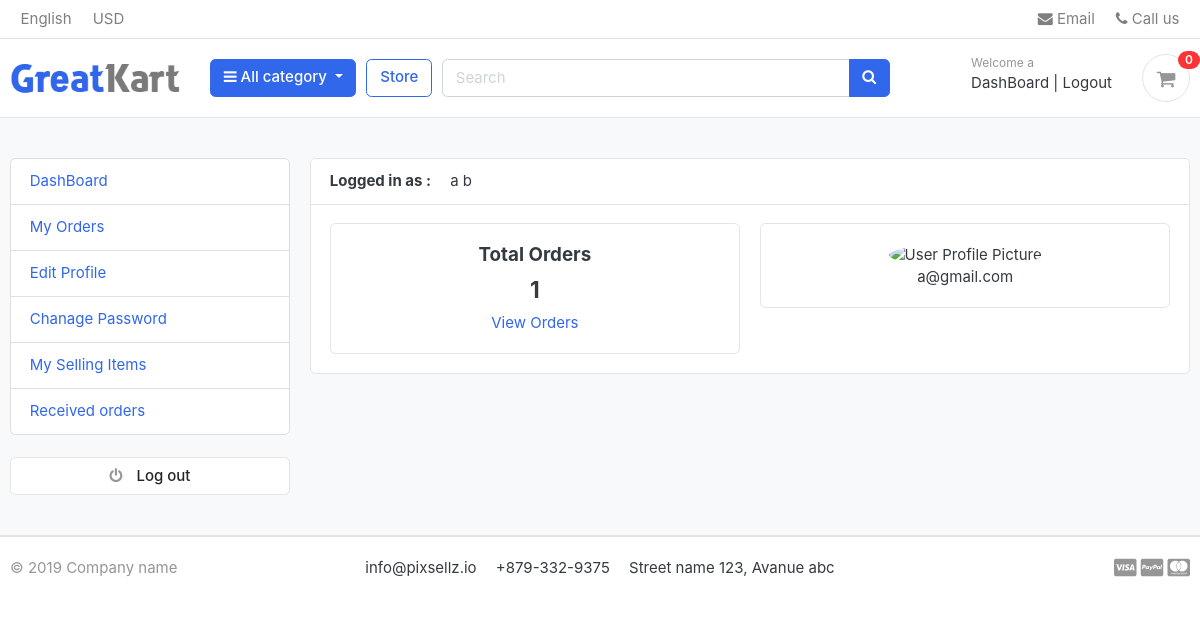
The page /accounts/dashboard/ (signed in) on the database as committed earlier.
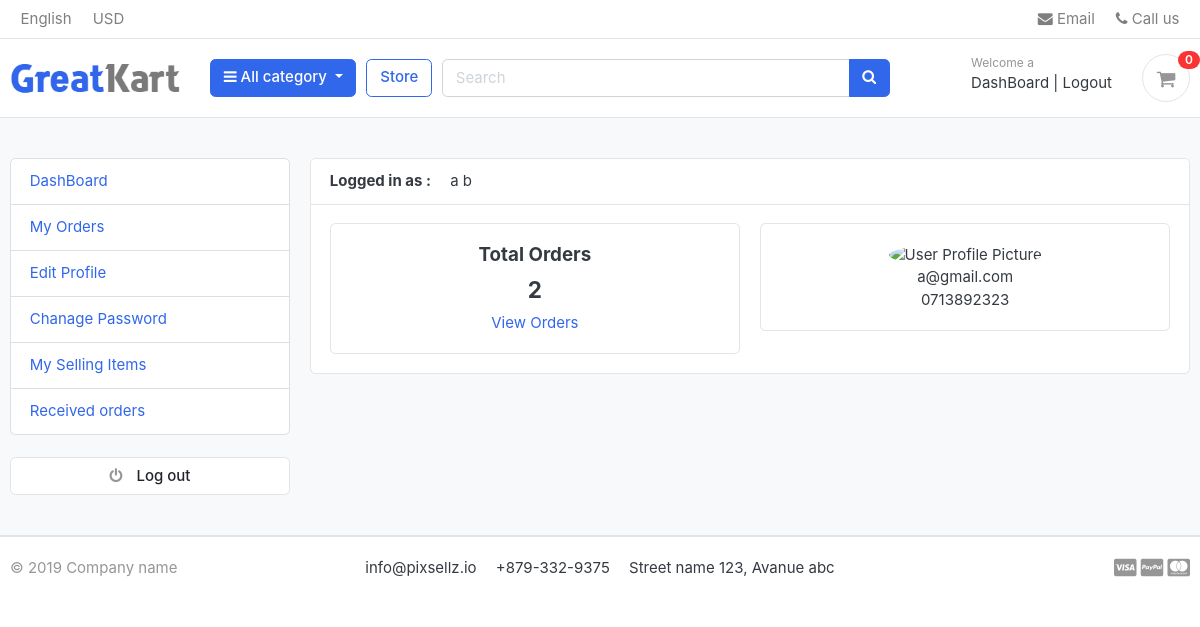
The same page on the database as committed later.
### accounts/models.py (models this page shows, shortened)
class Account(AbstractBaseUser):
    first_name   = models.CharField(max_length=50)
    last_name    = models.CharField(max_length=50)
    username     = models.CharField(max_length=50 ,unique=True)
    email        = models.EmailField(max_length=100 , unique=True)
    phone_number = models.CharField(max_length=50)
    date_joined     =models.DateTimeField(auto_now_add=True)
    last_login      =models.DateTimeField(auto_now_add=True)
    is_admin        =models.BooleanField(default=False)
    is_staff        =models.BooleanField(default=False)
    is_active       =models.BooleanField(default=False)
    is_superadmin   =models.BooleanField(default=False)
    USERNAME_FIELD = 'email'
    REQUIRED_FIELDS = ['username','first_name' , 'last_name']
    objects =MyAccountManager()
    def full_name(self):
        return f'{self.first_name} {self.last_name}'

### accounts/views.py (the view)
# urls.py: path('dashboard/',views.dashboard  , name='dashboard'),
@login_required(login_url='login')
def dashboard(request):
    orders = Order.objects.order_by('-created_at').filter(user_id = request.user.id ,is_ordered = True)
    orders_count = orders.count()
    context = {
        'orders_count' : orders_count,
    }
    return render(request ,'accounts/dashboard.html' ,context)

### carts/context_processors.py (called while the page is built)
def counter(request):
    cart_counter = 0
    if 'admin' in request.path:
        return {}
    else:
        try:
            cart = Cart.objects.filter(cart_id = _cart_id(request))
            if request.user.is_authenticated:
                cart_items =CartItem.objects.all().filter(user = request.user)
            else:
                cart_items = CartItem.objects.all().filter(cart = cart[:1])
            for cart_item in cart_items:
                cart_counter += cart_item.quantity
        except Cart.DoesNotExist:
            cart_counter =0
    return dict(cart_counter = cart_counter)

### carts/views.py (called while the page is built)
def _cart_id(request):
    cart = request.session.session_key
    if not cart:
        cart = request.session.create()
    return cart

### category/context_processors.py (called while the page is built)
def menu_links(request):
    links = Category.objects.all()
    return dict(links = links)

### category/models.py (called while the page is built)
    def get_url(self):
        return reverse('product_by_category' ,args=[self.slug])

### templates/accounts/dashboard.html (shortened to what this page needs)
{% extends 'base.html' %}
{% block content %}
<section class="section-conten padding-y bg">
    <div class="container">
        <div class="row">
       {% include 'root/dashboard_sidebar.html' %}
        <main class="col-md-9">
            <article class="card">
            <header class="card-header">
                <strong class="d-inline-block mr-3">Logged in as :</strong>
                <span>{{user.full_name }}</span>
            </header>
            <div class="card-body">
                <div class="row">
                        <div class="col-md-6">
                            <div class="card" style="text-align:center;">
                                <div class="card-body">
                                        <h5>Total Orders</h5>
                                        <h4>{{orders_count}}</h4>
                                        <a href="">View Orders</a>
                                </div>
                            </div>
                        </div>
                        <div class="col-md-6">
                            <div class="card" style="text-align:center;">
                                <div class="card-body">
                                    <img src="https://www.w3schools.com/howto/img_avatar.png" alt="User Profile Picture" width="50" height="50" style="border-radius:50%;">
                                    <p class="mb-0">{{ user.email }} </p>
                                    <p class="mb-0">{{ user.phone_number }} </p>
                                </div>
                            </div>
                        </div>
            </div>
            </article>
        </main>
    </div>
    </div>
    </section>
{% endblock %}%

### templates/root/header.html (shortened to what this page needs)
{% load static %}
<header class="section-header">
    <nav class="navbar p-md-0 navbar-expand-sm navbar-light border-bottom">
    <div class="container">
      <div class="collapse navbar-collapse" id="navbarTop4">
        <ul class="navbar-nav mr-auto">
            <li class="nav-item dropdown">
                 <a href="#" class="nav-link">   English </a>
            </li>
            <li class="nav-item dropdown">
                <a href="#" class="nav-link"> USD </a>
            </li>
        </ul>
        <ul class="navbar-nav">
            <li><a href="#" class="nav-link"> <i class="fa fa-envelope"></i> Email </a></li>
            <li><a href="#" class="nav-link"> <i class="fa fa-phone"></i> Call us </a></li>
        </ul>
      </div>
    </div>
    </nav>
    <section class="header-main border-bottom">
        <div class="container">
    <div class="row align-items-center">
        <div class="col-lg-2 col-md-3 col-6">
            <a href="{% url 'home' %}" class="brand-wrap">
                <img class="logo" src={%static "./images/logo.png"%}>
            </a>
        </div>
        <div class="col-lg col-sm col-md col-6 flex-grow-0">
            <div class="category-wrap dropdown d-inline-block float-right">
                <button type="button" class="btn btn-primary dropdown-toggle" data-toggle="dropdown">
                    <i class="fa fa-bars"></i> All category
                </button>
            </div>
        </div>
        <a href="{% url 'store' %}" class="btn btn-outline-primary">Store</a>
        <div class="col-lg  col-md-6 col-sm-12 col">
            <form action="{% url 'search' %}" class="search" method='GET'>
                <div class="input-group w-100">
                    <input type="text" class="form-control" style="width:60%;" placeholder="Search" name= "keyword" >
                    <div class="input-group-append">
                      <button class="btn btn-primary" type="submit">
                        <i class="fa fa-search"></i>
                      </button>
                    </div>
                </div>
            </form>
        </div>
        <div class="col-lg-3 col-sm-6 col-8 order-2 order-lg-3">
                    <div class="d-flex justify-content-end mb-3 mb-lg-0">
                        {% if user.id  is  None %}
                        <div class="widget-header">
                            <small class="title text-muted">Welcome guest!</small>
                            <div>
                                <a href="{% url 'login' %}">Sign in</a> <span class="dark-transp"> | </span>
                                <a href="{% url 'register' %}"> Register</a>
                            </div>
                        </div>
                        {% else %}
                        <div class="widget-header">
                            <small class="title text-muted">Welcome {{ user.first_name }}</small>
                            <div>
                                <a href="{% url 'dashboard' %}">DashBoard</a> <span class="dark-transp"> | </span>
                                <a href="{% url 'logout' %}"> Logout</a>
                            </div>
                        </div>
                        {% endif %}
                        <a href={% url 'cart' %} class="widget-header pl-3 ml-3">
                            <div class="icon icon-sm rounded-circle border"><i class="fa fa-shopping-cart"></i></div>
                            <span class="badge badge-pill badge-danger notify">{{cart_counter }}</span>
                        </a>
                    </div>
                </div>
    </div>
        </div>
    </section>
    </header>

Rows that differ between the two databases and show on the page:
changed Account "a@gmail.com": phone_number (not shown) → "0713892323"
Other text that changed with them:
{{ orders_count }}: "1" → "2"
